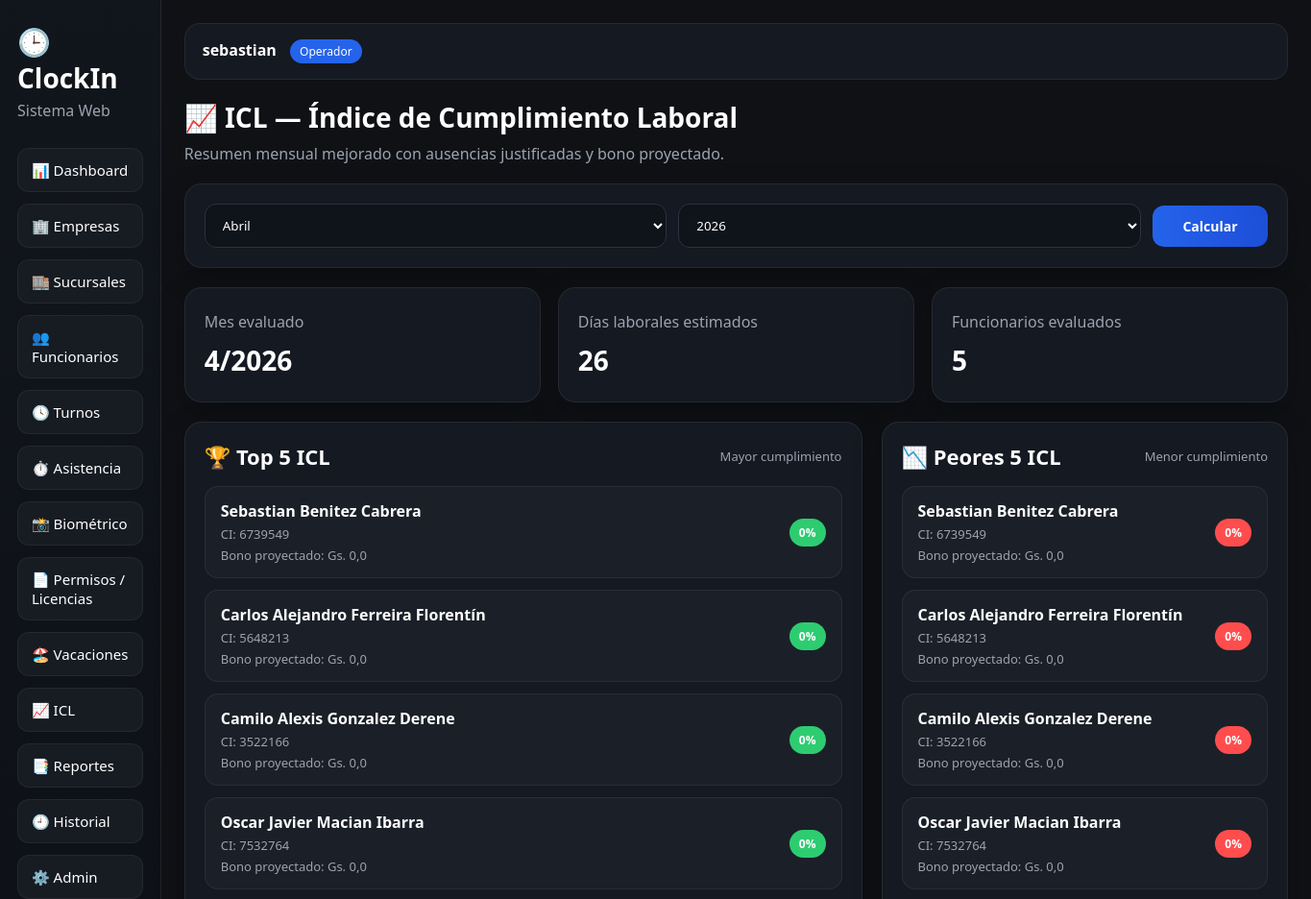
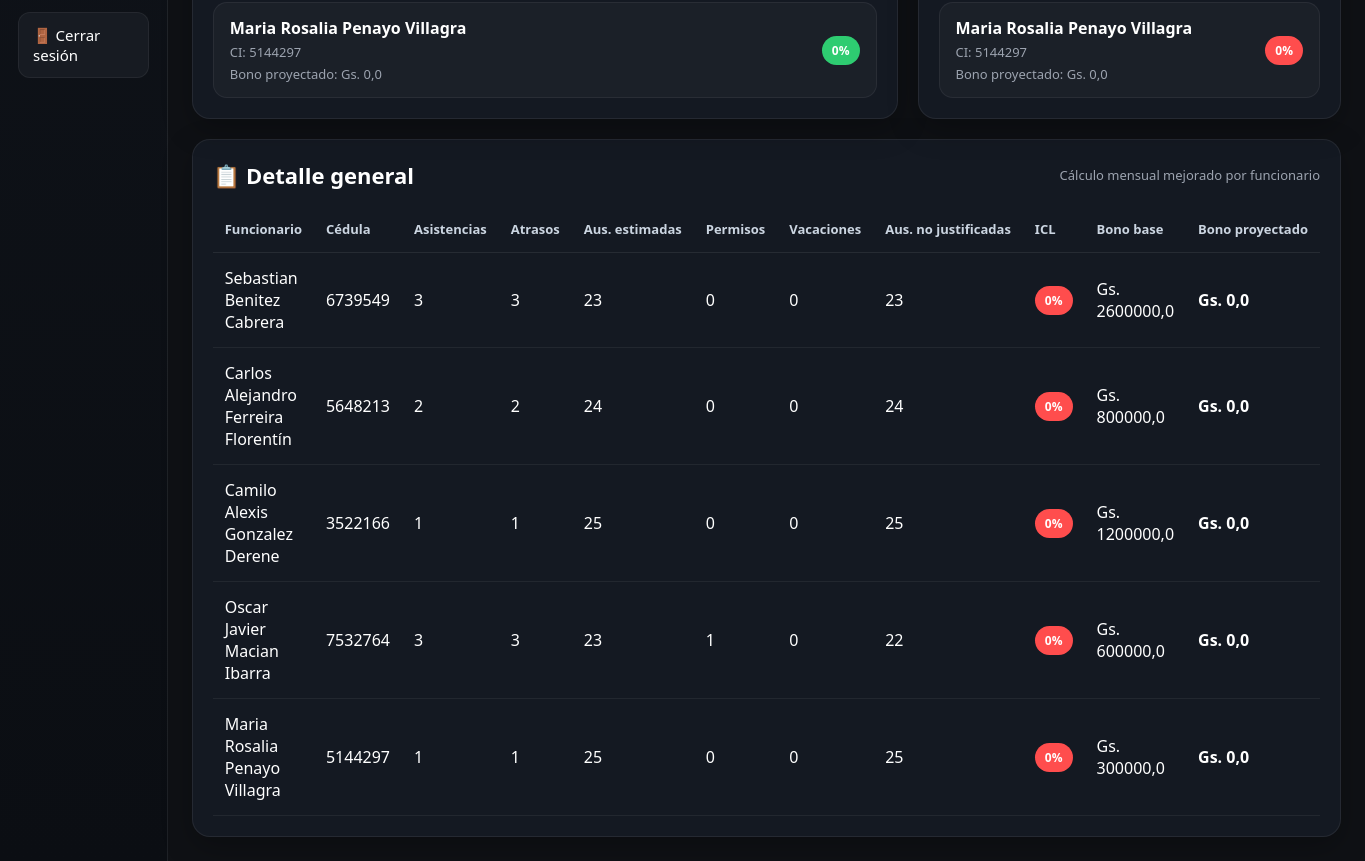
The page /icl/ (signed in) on the database its author committed (2 pictures, top to bottom).
### usuarios/models.py (models this page shows, shortened)
class Usuario(AbstractUser):
    class Roles(models.TextChoices):
        ADMIN = "admin", "Administrador"
        RRHH = "rrhh", "RRHH"
        SUPERVISOR = "supervisor", "Supervisor"
        OPERADOR = "operador", "Operador"
        FUNCIONARIO = "funcionario", "Funcionario"
    rol = models.CharField(
        max_length=20,
        choices=Roles.choices,
        default=Roles.OPERADOR
    )
    telefono = models.CharField(max_length=30, blank=True, null=True)
    activo = models.BooleanField(default=True)

### core/models.py (models this page shows, shortened)
class Funcionario(models.Model):
    nombre = models.CharField(max_length=100)
    apellido = models.CharField(max_length=100)
    cedula = models.CharField(max_length=30, unique=True)
    face_encoding = models.BinaryField(null=True, blank=True)
    turno = models.ForeignKey(
        Turno,
        on_delete=models.SET_NULL,
        null=True,
        blank=True,
        related_name="funcionarios"
    )
    cargo = models.CharField(max_length=100, blank=True, default="")
    sector = models.CharField(max_length=100, blank=True, default="")
    sucursal = models.CharField(max_length=100, blank=True, default="")
    sucursal_rel = models.ForeignKey(
        Sucursal,
        on_delete=models.SET_NULL,
        null=True,
        blank=True,
        related_name="funcionarios"
    )
    ips = models.BooleanField(default=False)
    salario_base = models.DecimalField(max_digits=12, decimal_places=2, default=0)
    bono = models.DecimalField(max_digits=12, decimal_places=2, default=0)
    fecha_ingreso = models.DateField(null=True, blank=True)
    foto = models.ImageField(upload_to="funcionarios/", null=True, blank=True)
    activo = models.BooleanField(default=True)
    creado_en = models.DateTimeField(auto_now_add=True)
    actualizado_en = models.DateTimeField(auto_now=True)
    class Meta:
        ordering = ["apellido", "nombre"]
    @property
    def nombre_completo(self):
        return f"{self.nombre} {self.apellido}"

### core/views.py (the view)
# urls.py: path("icl/", icl_lista, name="icl_lista"),
@login_required
def icl_lista(request):
    hoy = timezone.localdate()
    mes = int(request.GET.get("mes", hoy.month))
    anio = int(request.GET.get("anio", hoy.year))
    dias_mes = monthrange(anio, mes)[1]
    total_dias_laborales_estimados = sum(
        1 for dia in range(1, dias_mes + 1)
        if date(anio, mes, dia).weekday() != 6
    )
    funcionarios = Funcionario.objects.filter(
        activo=True
    ).select_related("turno").order_by("apellido", "nombre")
    resultados = []
    for funcionario in funcionarios:
        asistencias = Asistencia.objects.filter(
            funcionario=funcionario,
            fecha__year=anio,
            fecha__month=mes,
            hora_entrada__isnull=False,
        )
        asistencias_count = asistencias.count()
        atrasos_count = asistencias.filter(llego_tarde=True).count()
        permisos_aprobados = PermisoLicencia.objects.filter(
            funcionario=funcionario,
            estado=PermisoLicencia.Estados.APROBADO,
            fecha_desde__year=anio,
            fecha_desde__month=mes,
        ).count()
        vacaciones_aprobadas = Vacacion.objects.filter(
            funcionario=funcionario,
            estado=Vacacion.Estados.APROBADO,
            fecha_desde__year=anio,
            fecha_desde__month=mes,
        ).count()
        ausencias_estimadas = max(total_dias_laborales_estimados - asistencias_count, 0)
        ausencias_justificadas = permisos_aprobados + vacaciones_aprobadas
        ausencias_no_justificadas = max(ausencias_estimadas - ausencias_justificadas, 0)
        icl = 100 - (atrasos_count * 2) - (ausencias_no_justificadas * 5)
        icl = max(0, min(100, icl))
        bono_base = float(funcionario.bono or 0)
        bono_proyectado = round(bono_base * (icl / 100), 2)
        resultados.append({
            "funcionario": funcionario,
            "asistencias": asistencias_count,
            "atrasos": atrasos_count,
            "ausencias_estimadas": ausencias_estimadas,
            "permisos_aprobados": permisos_aprobados,
            "vacaciones_aprobadas": vacaciones_aprobadas,
            "ausencias_no_justificadas": ausencias_no_justificadas,
            "icl": icl,
            "bono_base": bono_base,
            "bono_proyectado": bono_proyectado,
        })
    resultados.sort(
        key=lambda x: (-x["icl"], x["funcionario"].apellido, x["funcionario"].nombre)
    )
    top_5 = resultados[:5]
    peores_5 = sorted(
        resultados,
        key=lambda x: (x["icl"], x["funcionario"].apellido, x["funcionario"].nombre)
    )[:5]
    meses = [
        (1, "Enero"), (2, "Febrero"), (3, "Marzo"), (4, "Abril"),
        (5, "Mayo"), (6, "Junio"), (7, "Julio"), (8, "Agosto"),
        (9, "Septiembre"), (10, "Octubre"), (11, "Noviembre"), (12, "Diciembre"),
    ]
    anios = list(range(hoy.year - 2, hoy.year + 2))
    return render(request, "core/icl_lista.html", {
        "resultados": resultados,
        "top_5": top_5,
        "peores_5": peores_5,
        "mes": mes,
        "anio": anio,
        "meses": meses,
        "anios": anios,
        "total_dias_laborales_estimados": total_dias_laborales_estimados,
    })

### templates/core/icl_lista.html (shortened to what this page needs)
{% extends "base.html" %}
{% block content %}
<div class="page-header page-header-flex">
    <div>
        <h2>📈 ICL — Índice de Cumplimiento Laboral</h2>
        <p>Resumen mensual mejorado con ausencias justificadas y bono proyectado.</p>
    </div>
</div>
<div class="card mb-20">
    <form method="get" class="search-bar">
        <select name="mes" class="form-control">
            {% for num, nombre in meses %}
                <option value="{{ num }}" {% if mes == num %}selected{% endif %}>{{ nombre }}</option>
            {% endfor %}
        </select>
        <select name="anio" class="form-control">
            {% for y in anios %}
                <option value="{{ y }}" {% if anio == y %}selected{% endif %}>{{ y }}</option>
            {% endfor %}
        </select>
        <button type="submit" class="btn-primary btn-search">Calcular</button>
    </form>
</div>
<div class="cards-grid dashboard-cards-3 mb-20">
    <div class="card stat-card">
        <span class="stat-label">Mes evaluado</span>
        <strong class="stat-number-small">{{ mes }}/{{ anio }}</strong>
    </div>
    <div class="card stat-card">
        <span class="stat-label">Días laborales estimados</span>
        <strong class="stat-number-small">{{ total_dias_laborales_estimados }}</strong>
    </div>
    <div class="card stat-card">
        <span class="stat-label">Funcionarios evaluados</span>
        <strong class="stat-number-small">{{ resultados|length }}</strong>
    </div>
</div>
<div class="dashboard-grid-2 mb-20">
    <div class="card">
        <div class="section-head">
            <h3>🏆 Top 5 ICL</h3>
            <span class="section-subtitle">Mayor cumplimiento</span>
        </div>
        <div class="mini-list">
            {% for item in top_5 %}
                <div class="mini-list-item">
                    <div>
                        <strong>{{ item.funcionario.nombre_completo }}</strong>
                        <p>CI: {{ item.funcionario.cedula }}</p>
                        <p>Bono proyectado: Gs. {{ item.bono_proyectado }}</p>
                    </div>
                    <span class="badge-success">{{ item.icl }}%</span>
                </div>
            {% empty %}
                <div class="empty-state-box">Sin datos.</div>
            {% endfor %}
        </div>
    </div>
    <div class="card">
        <div class="section-head">
            <h3>📉 Peores 5 ICL</h3>
            <span class="section-subtitle">Menor cumplimiento</span>
        </div>
        <div class="mini-list">
            {% for item in peores_5 %}
                <div class="mini-list-item">
                    <div>
                        <strong>{{ item.funcionario.nombre_completo }}</strong>
                        <p>CI: {{ item.funcionario.cedula }}</p>
                        <p>Bono proyectado: Gs. {{ item.bono_proyectado }}</p>
                    </div>
                    <span class="badge-danger">{{ item.icl }}%</span>
                </div>
            {% empty %}
                <div class="empty-state-box">Sin datos.</div>
            {% endfor %}
        </div>
    </div>
</div>
<div class="card">
    <div class="section-head">
        <h3>📋 Detalle general</h3>
        <span class="section-subtitle">Cálculo mensual mejorado por funcionario</span>
    </div>
    <div class="table-wrap">
        <table class="table-dark">
            <thead>
                <tr>
                    <th>Funcionario</th>
                    <th>Cédula</th>
                    <th>Asistencias</th>
                    <th>Atrasos</th>
                    <th>Aus. estimadas</th>
                    <th>Permisos</th>
                    <th>Vacaciones</th>
                    <th>Aus. no justificadas</th>
                    <th>ICL</th>
                    <th>Bono base</th>
                    <th>Bono proyectado</th>
                </tr>
            </thead>
            <tbody>
                {% for item in resultados %}
                    <tr>
                        <td>{{ item.funcionario.nombre_completo }}</td>
                        <td>{{ item.funcionario.cedula }}</td>
                        <td>{{ item.asistencias }}</td>
                        <td>{{ item.atrasos }}</td>
                        <td>{{ item.ausencias_estimadas }}</td>
                        <td>{{ item.permisos_aprobados }}</td>
                        <td>{{ item.vacaciones_aprobadas }}</td>
                        <td>{{ item.ausencias_no_justificadas }}</td>
                        <td>
                            {% if item.icl >= 80 %}
                                <span class="badge-success">{{ item.icl }}%</span>
                            {% elif item.icl >= 50 %}
                                <span class="badge-warning">{{ item.icl }}%</span>
                            {% else %}
                                <span class="badge-danger">{{ item.icl }}%</span>
                            {% endif %}
                        </td>
                        <td>Gs. {{ item.bono_base }}</td>
                        <td><strong>Gs. {{ item.bono_proyectado }}</strong></td>
                    </tr>
                {% empty %}
                    <tr>
                        <td colspan="11" class="empty-row">No hay funcionarios para calcular ICL.</td>
                    </tr>
                {% endfor %}
            </tbody>
        </table>
    </div>
</div>
{% endblock %}

### templates/base.html (shortened to what this page needs)
<!DOCTYPE html>
<html lang="es">
<head>
    <link rel="stylesheet" href="/static/css/styles.css">
</head>
<body>
<div class="layout">
    <aside class="sidebar" id="sidebar">
        <div class="brand">
            <h1>🕒 ClockIn</h1>
            <p>Sistema Web</p>
        </div>
        {% if request.user.is_authenticated %}
        <nav class="menu">
            <a href="{% url 'dashboard' %}">📊 Dashboard</a>
            <a href="{% url 'empresas_lista' %}">🏢 Empresas</a>
            <a href="{% url 'sucursales_lista' %}">🏬 Sucursales</a>
            <a href="{% url 'funcionarios_lista' %}">👥 Funcionarios</a>
            <a href="{% url 'turnos_lista' %}">🕓 Turnos</a>
            <a href="{% url 'asistencia_marcar' %}">⏱️ Asistencia</a>
            <a href="{% url 'biometrico_inicio' %}">📸 Biométrico</a>
            <a href="{% url 'permisos_lista' %}">📄 Permisos / Licencias</a>
            <a href="{% url 'vacaciones_lista' %}">🏖️ Vacaciones</a>
            <a href="{% url 'icl_lista' %}">📈 ICL</a>
            <a href="{% url 'reportes' %}">📑 Reportes</a>
            <a href="{% url 'historial_lista' %}">🕘 Historial</a>
            <a href="/admin/">⚙️ Admin</a>
            <form method="post" action="{% url 'logout' %}">
                <button type="submit" class="logout-btn">🚪 Cerrar sesión</button>
            </form>
        </nav>
        {% endif %}
    </aside>
    <main class="content">
        <header class="topbar">
            {% if request.user.is_authenticated %}
                <div>
                    <strong>{{ request.user.get_full_name|default:request.user.username }}</strong>
                    <span class="role-badge">{{ request.user.get_rol_display }}</span>
                </div>
            {% endif %}
        </header>
        <section class="page">
            {% block content %}{% endblock %}
        </section>
    </main>
</div>
</body>
</html>

### static/css/styles.css (style rules this page uses)
* { box-sizing: border-box; margin: 0; padding: 0; font-family: "Segoe UI", Arial, sans-serif; }
body { background: #0f1115; color: #ffffff; }
.layout { display: flex; min-height: 100vh; }
.sidebar { width: 260px; background: linear-gradient(180deg, #11151c 0%, #0b0e13 100%); border-right: 1px solid rgba(255,255,255,0.08); padding: 24px 18px; }
.brand h1 { font-size: 28px; margin-bottom: 4px; }
.brand p { color: #9ca3af; margin-bottom: 28px; }
.menu { display: flex; flex-direction: column; gap: 12px; }
.menu a, .logout-btn { text-decoration: none; color: #ffffff; background: #171b22; padding: 12px 14px; border-radius: 12px; border: 1px solid rgba(255,255,255,0.06); transition: 0.2s ease; display: block; width: 100%; text-align: left; cursor: pointer; font-size: 15px; }
.content { flex: 1; padding: 24px; }
.topbar { background: #141922; border: 1px solid rgba(255,255,255,0.07); border-radius: 16px; padding: 16px 18px; margin-bottom: 20px; display: flex; justify-content: space-between; align-items: center; }
.role-badge { display: inline-block; margin-left: 10px; background: #2563eb; color: white; padding: 4px 10px; border-radius: 999px; font-size: 12px; }
.page-header { margin-bottom: 20px; }
.page-header-flex { display: flex; align-items: center; justify-content: space-between; gap: 14px; margin-bottom: 20px; }
.page-header h2 { font-size: 28px; margin-bottom: 8px; }
.page-header p { color: #9ca3af; }
.cards-grid { display: grid; grid-template-columns: repeat(4, minmax(180px, 1fr)); gap: 18px; }
.card { background: #141922; border: 1px solid rgba(255,255,255,0.07); border-radius: 18px; padding: 20px; box-shadow: 0 10px 30px rgba(0,0,0,0.25); }
.stat-card { min-height: 120px; display: flex; flex-direction: column; justify-content: center; }
.stat-label { color: #9ca3af; margin-bottom: 10px; }
.mb-20 { margin-bottom: 20px; }
.form-group input, .form-control, .form-field input, .form-field select, .form-field textarea { width: 100%; padding: 12px 14px; border-radius: 12px; border: 1px solid #2b3240; background: #0f131a; color: white; outline: none; }
.btn-primary, .btn-secondary, .btn-table, .btn-link { display: inline-block; padding: 12px 16px; border: none; border-radius: 12px; text-decoration: none; cursor: pointer; font-size: 14px; font-weight: 600; }
.btn-primary, .btn-link { background: linear-gradient(90deg, #2563eb, #1d4ed8); color: white; }
.btn-search { min-width: 120px; }
.search-bar { display: flex; gap: 12px; align-items: center; }
.table-wrap { overflow-x: auto; }
.table-dark { width: 100%; border-collapse: collapse; }
.table-dark thead th { text-align: left; font-size: 13px; color: #cbd5e1; padding: 14px 12px; border-bottom: 1px solid rgba(255,255,255,0.08); white-space: nowrap; }
.table-dark tbody td { padding: 14px 12px; border-bottom: 1px solid rgba(255,255,255,0.06); vertical-align: middle; }
.badge-success, .badge-danger { display: inline-block; padding: 6px 10px; border-radius: 999px; font-size: 12px; font-weight: 700; }
.badge-success { background: rgba(16,185,129,0.18); color: #bbf7d0; }
.badge-danger { background: rgba(220,38,38,0.18); color: #fecaca; }
.dashboard-grid-2 { display: grid; grid-template-columns: 2fr 1.2fr; gap: 20px; }
.section-head { display: flex; align-items: center; justify-content: space-between; gap: 12px; margin-bottom: 16px; }
.section-head h3 { font-size: 22px; }
.section-subtitle { color: #9ca3af; font-size: 13px; }
.mini-list { display: flex; flex-direction: column; gap: 12px; }
.mini-list-item { display: flex; justify-content: space-between; align-items: center; gap: 12px; padding: 14px 16px; background: rgba(255,255,255,0.03); border: 1px solid rgba(255,255,255,0.06); border-radius: 14px; }
.mini-list-item p { margin-top: 4px; color: #9ca3af; font-size: 13px; }
.dashboard-cards-3 { grid-template-columns: repeat(3, minmax(170px, 1fr)); }
.stat-number-small { font-size: 28px; font-weight: 700; }
.sidebar { transition: all 0.3s ease; }
.badge-danger { background: #ff4d4d; color: white; }
.badge-success { background: #2ecc71; color: white; }

### rows shown on the page
Usuario: user.get_full_name "sebastian", user.rol "Operador"
Funcionario: funcionario.nombre_completo "Sebastian Benitez Cabrera", funcionario.cedula "6739549", bono_proyectado "0,0", icl "0", asistencias "3", atrasos "3", ausencias_estimadas "23", permisos_aprobados "0", vacaciones_aprobadas "0", ausencias_no_justificadas "23", bono_base "2600000,0"
Funcionario: funcionario.nombre_completo "Carlos Alejandro Ferreira Florentín", funcionario.cedula "5648213", bono_proyectado "0,0", icl "0", asistencias "2", atrasos "2", ausencias_estimadas "24", permisos_aprobados "0", vacaciones_aprobadas "0", ausencias_no_justificadas "24", bono_base "800000,0"
Funcionario: funcionario.nombre_completo "Camilo Alexis Gonzalez Derene", funcionario.cedula "3522166", bono_proyectado "0,0", icl "0", asistencias "1", atrasos "1", ausencias_estimadas "25", permisos_aprobados "0", vacaciones_aprobadas "0", ausencias_no_justificadas "25", bono_base "1200000,0"
Funcionario: funcionario.nombre_completo "Oscar Javier Macian Ibarra", funcionario.cedula "7532764", bono_proyectado "0,0", icl "0", asistencias "3", atrasos "3", ausencias_estimadas "23", permisos_aprobados "1", vacaciones_aprobadas "0", ausencias_no_justificadas "22", bono_base "600000,0"
Funcionario: funcionario.nombre_completo "Maria Rosalia Penayo Villagra", funcionario.cedula "5144297", bono_proyectado "0,0", icl "0", asistencias "1", atrasos "1", ausencias_estimadas "25", permisos_aprobados "0", vacaciones_aprobadas "0", ausencias_no_justificadas "25", bono_base "300000,0"

### other values the page prints
{{ mes }} "4"
{{ anio }} "2026"
{{ total_dias_laborales_estimados }} "26"
{{ resultados|length }} "5"
form field mes "Abril"
form field anio "2026"
